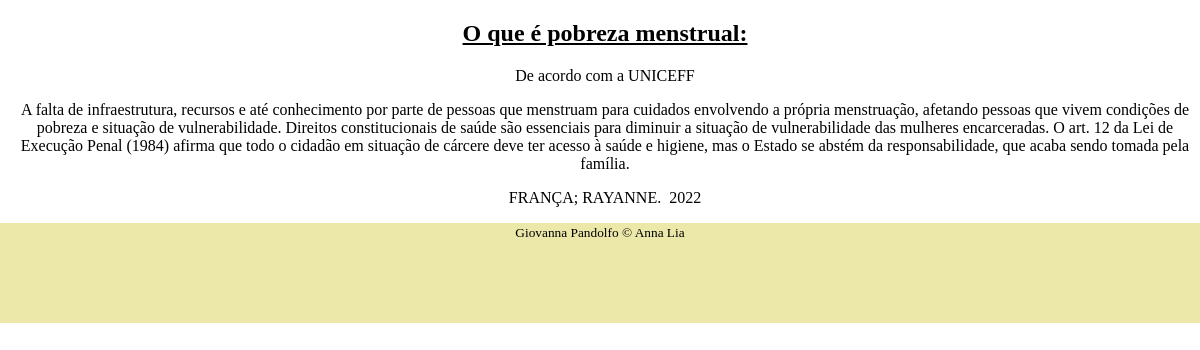
Page /artigo.php?id=1 on the committed database.
### tables this page shows
CREATE TABLE `artigo` (
  `artigoid` int(11) NOT NULL,
  `titulo` varchar(60) NOT NULL,
  `subtitulo` varchar(100) DEFAULT NULL,
  `imgprincipal` blob NOT NULL,
  `texto` longtext NOT NULL,
  `autor` text DEFAULT NULL
);

### artigo.php (the view, shortened to what this page needs)
<?php
include_once 'conexao.php';
$artigoid = $_GET['id'];
?>
 <link rel="stylesheet" href="style.css?t=<?php echo date('YmdHis').rand(1,999999)?>">
<?php
    $sql = "SELECT * FROM artigo WHERE artigoid = $artigoid";
    $result = mysqli_query( $conexao, $sql );
    $row = mysqli_fetch_array($result);
    ?>
    <div class="outrapagina">
    <h2><a class="linkcor" href="artigo.php?id=<?php echo $row['artigoid'];?>"><?php echo $row['titulo'];?></a></h2>
    <p class="textoartigo "href="artigo.php?id=<?php echo $row['artigoid'];?>"><?php echo $row['subtitulo'];?></p>
    <p href="artigo.php?id=<?php echo $row['artigoid'];?>"><?php echo $row['texto'];?></p>
    <p href="artigo.php?id=<?php echo $row['artigoid'];?>"><?php echo $row['autor'];?></p>
    </div>
    <footer id="sticky-footer">
    <div class="container text-center">
      <small>Giovanna Pandolfo &copy; Anna Lia</small>
    </div>
  </footer>

### style.css (style rules this page uses)
.linkcor { color: black; }
h2, p { margin-left: 10px; }
.outrapagina { color: black; text-align: center; }
.textoartigo { text-align: center; }
footer { background-color: rgb(236, 232, 169); text-align: center; height: 100px; margin-bottom: 70px; }

### rows in the picture
artigo: titulo "O que é pobreza menstrual:", subtitulo "De acordo com a UNICEFF", texto "A falta de infraestrutura, recursos e até conhecimento por parte de pessoas que menstruam para cuidados envolvendo a própria menstruação, afetando pessoas que vivem condições de pobreza e situação de vulnerabilidade. Direitos constitucionais de saúde são essenciais para diminuir a situação de vulnerabilidade das mulheres encarceradas. O art. 12 da Lei de Execução Penal (1984) afirma que todo o cidadão em situação de cárcere deve ter acesso à saúde e higiene, mas o Estado se abstém da responsabilidade, que acaba sendo tomada pela família.", autor "FRANÇA; RAYANNE. 2022"
